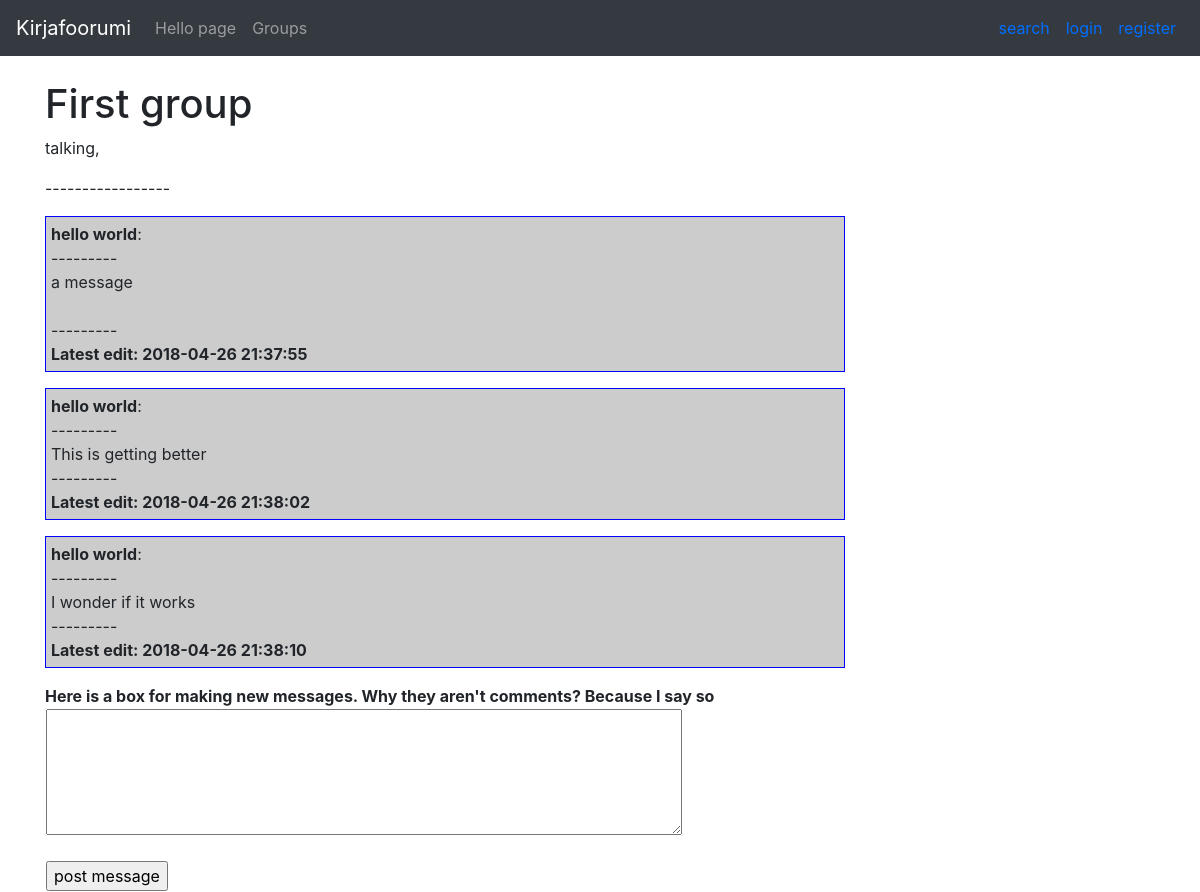
Page /groups/1/ on the committed database.
### application/groups/models.py (models this page shows, shortened)
class Groups(Base):
    heading = db.Column(db.String(20), nullable=False)
    account_id = db.Column(db.Integer, db.ForeignKey('account.id'), nullable = False)
    book_id = db.Column(db.Integer, db.ForeignKey('book.id'))
    messages = db.relationship("Message", backref='Groups', lazy=True)
    @staticmethod
    def findMessagesByGroup(group_id):
        stmt = text(
            "SELECT DISTINCT Message.text, Message.account_id, Message.group_id, Message.id, Message.date_created, Message.date_modified FROM Groups, Message WHERE Message.group_id = :id ORDER BY message.date_created").params(id = group_id)
        res = db.engine.execute(stmt)
        response = []
        for row in res:
            response.append({"id":row[3], "text":row[0], "account_id":row[1], "group_id":row[2], "date_created":row[4], "date_modified":row[5]})
        return response
    def categories(group_id):
        stmt = text(
            "SELECT DISTINCT Category.id, Category.name FROM Groups, Group_category, Category WHERE Category.id = Group_category.category_id AND Group_category.group_id = :id").params(id = group_id)
        res = db.engine.execute(stmt)
        response = []
        for row in res:
            response.append({"id":row[0], "name":row[1]})
        return response

class Category(Base):
    name = db.Column(db.String(15), nullable=False, unique=True)

### application/auth/models.py (models this page shows, shortened)
class User(Base):
    __tablename__ = "account"
    name = db.Column(db.String(144), unique=True, nullable=False)
    username = db.Column(db.String(144), unique=True, nullable=False)
    password = db.Column(db.String(144), nullable=False)
    messages = db.relationship("Message", backref='account', lazy=True)
    groups = db.relationship("Groups", backref='account', lazy=True)
    role_id = db.Column(db.Integer, db.ForeignKey('role.id'), nullable = False)

### application/messages/models.py (models this page shows, shortened)
class Message(Base):
    text = db.Column(db.String(10000), nullable=False)
    account_id = db.Column(db.Integer, db.ForeignKey('account.id'), nullable = False)
    group_id = db.Column(db.Integer, db.ForeignKey('groups.id'), nullable = False)

### application/groups/views.py (the view)
@app.route("/groups/<group_id>/")
def group_messages(group_id):
    categories = Groups.categories(group_id)
    messages = Groups.findMessagesByGroup(group_id)
    ug = user_getter()
    g = Groups.query.get(group_id)
    return render_template("messages/messages.html", messages = messages,
        group_id=group_id, g = g, ug = ug, categories = categories, form = MessageForm())

### application/messages/forms.py
class MessageForm(FlaskForm):
    name = TextAreaField("Message", [validators.Length(min=1)], widget=TextArea())
    class Meta:
        csrf = False

### application/groups/views.py (called while the page is built)
    def get_account(self, account_id):
        return User.query.get(account_id)

### application/templates/messages/messages.html (shortened to what this page needs)
{% extends "layout.html" %}
{% block body %}
    <h1>{{ g.heading }}</h1>
    <p>
    {% for category in categories %}
    {{ category.name }},
    {% endfor %}
    </p>
    <p>
        -----------------
    </p>
    {% for message in messages %}
    <p>
        <div class='comment' width='0px' height='0px' border='0px' padding='0px'><b>{{ ug.get_account(message.account_id).name }}</b>:
            ---------
            {{ message.text }}
            ---------
            <b>Latest edit: {{ message.date_modified }}</b>
        </div>
    </p>
    {% endfor %}
    <b>Here is a box for making new messages. Why they aren't comments? Because I say so</b>
    <form method="POST" action="{{ url_for('message_new', group_id= group_id) }}" id="newMessage">
            <table>
             <tr>
              <td>
               {{ form.name(cols="60", rows="5") }}
              </td>
             </tr>
             <tr>
              <td>
              </td>
             <tr>
              <td colspan="2">
               <input type="submit" value="post message"/>
              </td>
             </tr>
          </form>
{% endblock %}

### application/templates/layout.html (style rules this page uses)
.comment { border: 1px double blue; width: 800px; padding: 5px; background-color: rgb(204, 204, 204); white-space: pre-line; word-wrap: break-word; }

### rows in the picture
Groups: heading "First group"
Category: name "talking"
Message: text "a message", date_modified "2018-04-26 21:37:55"
User: get_account "hello world"
Message: text "This is getting better", date_modified "2018-04-26 21:38:02"
Message: text "I wonder if it works", date_modified "2018-04-26 21:38:10"
